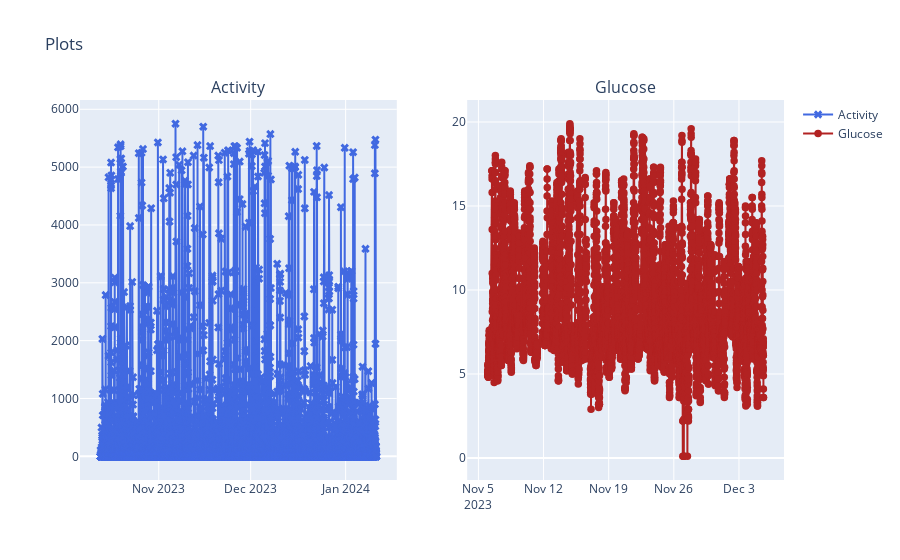

Here is the notebook cell this chart was saved with:
### Code cell
fig = make_subplots(rows=1, cols=2, subplot_titles=('Activity', 'Glucose'))
fig.add_trace(go.Scatter(x=df_activity.index, y=df_activity['Activity'], 
                         mode='lines+markers', marker=dict(symbol='x', size=7.5), 
                         line=dict(color='royalblue'), name='Activity'), row=1, col=1)
fig.add_trace(go.Scatter(x=df_glucose.index, y=df_glucose['Glucose'], 
                         mode='lines+markers', marker=dict(symbol='circle', size=7.5), 
                         line=dict(color='firebrick'), name='Glucose'), row=1, col=2)
fig.update_layout(title='Plots')
fig.show()
display(df_activity)
display(df_glucose)

### Figure 1 — Plotly figure (JSON) as saved in the notebook; plotly's stock layout.template omitted (floating-point values rounded to 4 significant figures; data arrays with more than 128 entries replaced by an {"elided": "..."} marker saying what was removed)
{"data": [{"line": {"color": "royalblue"}, "marker": {"size": 7.5, "symbol": "x"}, "mode": "lines+markers", "name": "Activity", "type": "scatter", "x": {"elided": "8623 str values"}, "xaxis": "x", "y": {"elided": "8623 float values"}, "yaxis": "y"}, {"line": {"color": "firebrick"}, "marker": {"size": 7.5, "symbol": "circle"}, "mode": "lines+markers", "name": "Glucose", "type": "scatter", "x": {"elided": "7675 str values"}, "xaxis": "x2", "y": {"elided": "7675 float values"}, "yaxis": "y2"}], "layout": {"annotations": [{"font": {"size": 16}, "showarrow": false, "text": "Activity", "x": 0.225, "xanchor": "center", "xref": "paper", "y": 1, "yanchor": "bottom", "yref": "paper"}, {"font": {"size": 16}, "showarrow": false, "text": "Glucose", "x": 0.775, "xanchor": "center", "xref": "paper", "y": 1, "yanchor": "bottom", "yref": "paper"}], "title": {"text": "Plots"}, "xaxis": {"anchor": "y", "domain": [0, 0.45]}, "xaxis2": {"anchor": "y2", "domain": [0.55, 1]}, "yaxis": {"anchor": "x", "domain": [0, 1]}, "yaxis2": {"anchor": "x2", "domain": [0, 1]}}}
